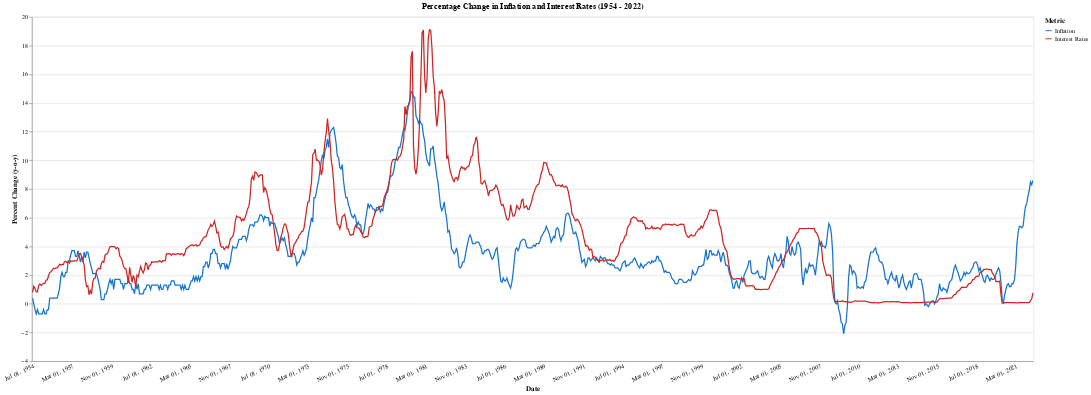

Notebook cell for this chart:
### Code cell
scale = alt.Scale(domain=['Inflation', 'Interest Rates'], range=['	#1874CD', '#CD2626'])

### Figure 1 — Vega-Lite specification as saved in the notebook (floating-point values rounded to 4 significant figures; data arrays with more than 128 entries replaced by an {"elided": "..."} marker saying what was removed)
{"config": {"view": {"continuousWidth": 400, "continuousHeight": 300}, "axisX": {"labelAngle": -25}}, "data": {"name": "data-8d9485267f3daa3763c076555dd8db83"}, "mark": "line", "encoding": {"color": {"field": "key", "legend": {"title": "Metric"}, "scale": {"domain": ["Inflation", "Interest Rates"], "range": ["\t#1874CD", "#CD2626"]}, "type": "nominal"}, "tooltip": [{"field": "Inflation", "type": "quantitative"}, {"field": "Interest Rates", "type": "quantitative"}], "x": {"axis": {"tickSize": 0}, "field": "Date", "timeUnit": "yearmonthdate", "title": "Date", "type": "ordinal"}, "y": {"field": "value", "title": "Percent Change (y-o-y)", "type": "quantitative"}}, "height": 550, "selection": {"selector001": {"type": "interval", "bind": "scales", "encodings": ["x", "y"]}}, "title": "Percentage Change in Inflation and Interest Rates (1954 - 2022)", "transform": [{"fold": ["Inflation", "Interest Rates"]}], "width": 1600, "$schema": "https://vega.github.io/schema/vega-lite/v4.17.0.json", "datasets": {"data-8d9485267f3daa3763c076555dd8db83": {"elided": "815 records"}}}
